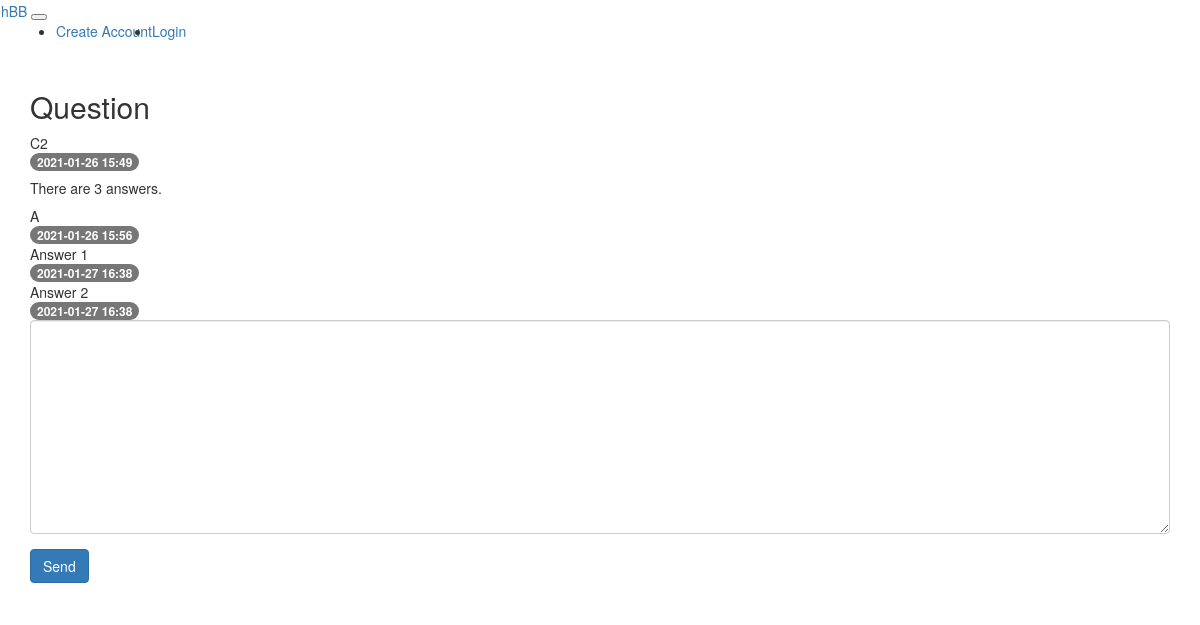
Screenshot of /question/detail/2/ with the database file from the repository.
### src/models/question.py (models this page shows)
class QuestionModel(db.Model):
    id = db.Column(db.Integer, primary_key=True)
    subject = db.Column(db.String(200), nullable=False)
    content = db.Column(db.Text(), nullable=False)
    created_date = db.Column(db.DateTime(), nullable=False)

### src/models/answer.py (models this page shows)
class AnswerModel(db.Model):
    id = db.Column(db.Integer, primary_key=True)
    question_id = db.Column(
        db.Integer, db.ForeignKey("question_model.id", ondelete="CASCADE")
    )
    question = db.relationship(
        "QuestionModel",
        backref=db.backref(
            "answer_set",
        ),
    )
    content = db.Column(db.Text(), nullable=False)
    created_date = db.Column(db.DateTime(), nullable=False)

### src/views/question_views.py (the view)
@bp.route("/detail/<int:question_id>/")
def detail(question_id):
    form = AnswerForm()
    question = QuestionModel.query.get_or_404(question_id)
    return render_template(
        "question/question_detail.html", question=question, form=form
    )

### src/forms.py
class AnswerForm(FlaskForm):
    content = TextAreaField("Content", validators=[DataRequired()])

### src/filter.py (called while the page is built)
def format_datetime(value, fmt="%Y-%m-%d %H:%M"):
    return value.strftime(fmt)

### src/templates/question/question_detail.html (shortened to what this page needs)
{% extends "base.html" %}
{% block content %}
<div class="container my-3">
    <h2 class="border-bottom py-2">{{ question.subject }}</h2>
    <div class="card my-3">
        <div class="card-body">
            <div class="card-text" style="white-space: pre-line;">{{ question.content }}</div>
        </div>
        <div class="d-flex justify-content-end">
            <div class="badge badge-light p-2">{{ question.created_date|datetime }}</div>
        </div>
    </div>
    <h5 class="border-bottom my-3 py-2">There are {{ question.answer_set|length }} answers.</h5>
    {% for answer in question.answer_set %}
    <div class="card my-3">
        <div class="card-body">
            <div class="card-text" style="white-space: pre-line;">{{ answer.content }}</div>
            <div class="d-flex justify-content-end">
                <div class="badge badge-light p-2">{{ answer.created_date|datetime }}</div>
            </div>
        </div>
    </div>
    {% endfor %}
    <form class="my-3" action="{{ url_for('answer.create', question_id=question.id) }}" method="post">
        <div class="form-group">
            <textarea class="form-control" name="content" id="content" rows="10"></textarea>
        </div>
        <input class="btn btn-primary" type="submit" value="Send" />
    </form>
</div>
{% endblock %}

### src/templates/base.html (shortened to what this page needs)
{% extends "bootstrap/base.html" %}

### src/templates/navbar.html (shortened to what this page needs)
<nav class="navbar navbar-expand-lg navbar-light bg-light border-bottom">
    <a clsee="navbar-brand" href="{{ url_for('main.index') }}">hBB</a>
    <button class="navbar-toggler ml-auto" type="button" data-toggle="collapse" data-target="#navbarNav"
        aria-controls="navbarNav" aria-expanded="false" aria-label="Toggle navigation">
    </button>
    <div id="navbarNav" class="collapse navbar-collapse flex-grow-0">
        <ul class="navbar-nav">
            <li class="nav-item"><a class="nav-link" href="{{ url_for('auth.signup') }}">Create Account</a></li>
            <li class="nav-item"><a class="nav-link" href="#">Login</a></li>
        </ul>
    </div>
</nav>

### rows the page displays
QuestionModel: subject "Question", content "C2", created_date "2021-01-26 15:49"
AnswerModel: content "A", created_date "2021-01-26 15:56"
AnswerModel: content "Answer 1", created_date "2021-01-27 16:38"
AnswerModel: content "Answer 2", created_date "2021-01-27 16:38"

### other values shown
{{ question.answer_set|length }} "3"
